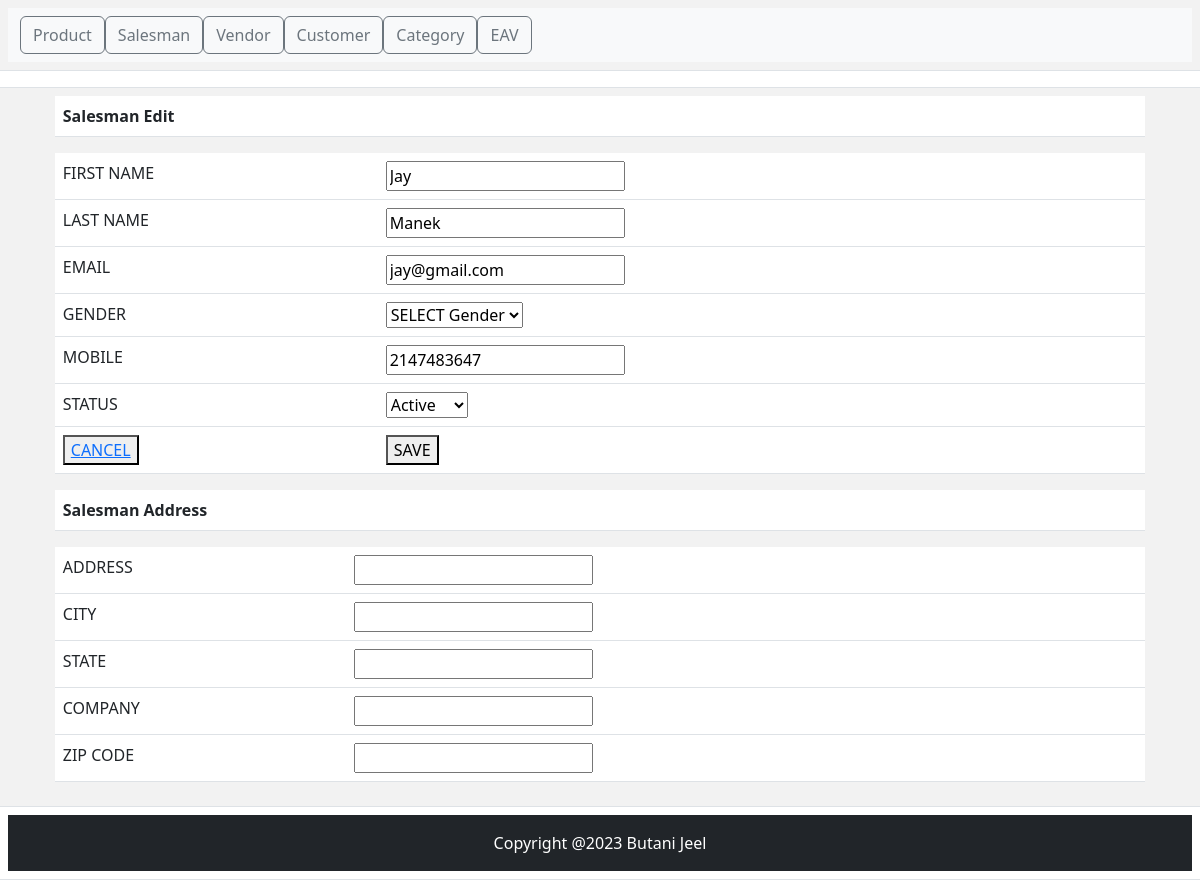
The app's page /index.php?c=salesman&a=edit&id=14 with its own data.
### tables this page shows
CREATE TABLE `salesman` (
  `salesman_id` int(11) NOT NULL,
  `first_name` varchar(255) NOT NULL,
  `last_name` varchar(255) NOT NULL,
  `email` varchar(50) NOT NULL,
  `gender` enum('male','female') NOT NULL DEFAULT 'male',
  `mobile` int(11) NOT NULL,
  `status` enum('active','inactive') NOT NULL DEFAULT 'active',
  `company` varchar(255) NOT NULL,
  `created_at` datetime NOT NULL,
  `updated_at` datetime DEFAULT NULL
);

### Block/Core/Template.php (called while the page is built, shortened)
<?php
class Block_Core_Template extends Model_Core_View
{
	protected $children = [];
	public function getChildren()
	{
		return $this->children;
	}
	public function addChild($key,$value)
	{
		$this->children[$key] = $value;
		return $this;
	}
}
?>

### Model/Core/View.php (called while the page is built, shortened)
<?php
class Model_Core_View
{
	protected $template = null;
	protected $data = null;
	public function __get($key)
	{
		return $this->data[$key];
	}
	public function setData($data)
	{
		$this->data = $data;
		return $this;
	}
	public function setTemplate($template)
	{
		$this->template = $template;
		return $this;
	}
	public function getTemplate()
	{
		return $this->template;
	}
	public function render()
	{
		require "View".DS.$this->getTemplate();
	}
}

### Controller/Salesman.php (called while the page is built, shortened)
<?php
class Controller_Salesman extends Controller_Core_Action
{
	public function editAction()
	{
		try {
			$id = $this->getRequest()->getParams('id');
			$salesman = Ccc::getModel('Salesman')->load($id);
			$salesmanAddress = Ccc::getModel('Salesman_Address')->load($id);
			$layout = $this->getLayout();
			$edit = $layout->createBlock('Salesman_Edit')->setData(['salesman'=>$salesman,'salesmanAddress' => $salesmanAddress]);
			$layout->getChild('content')->addChild('edit',$edit);
			$layout->render();
		} catch (Exception $e) {
			$this->getMessage()->addMessage('Salesman not edited.',Model_Core_Message::FAILURE);
		}
	}
}

### index.php (called while the page is built, shortened)
<?php
class Ccc
{
	public static function init()
	{
		$front = new Controller_Core_Front();
		$front->init();
	}
}
Ccc::init();

### Model/Core/Table.php (called while the page is built, shortened)
<?php
class Model_Core_Table
{
	protected $data = [];
	protected $resource = null;
	public function getResourceName()
	{
		return $this->getResource()->getResourceName();
	}
	public function getPrimaryKey()
	{
		return $this->getResource()->getPrimaryKey();
	}
	public function setResource($resource)
	{
		$this->resource = $resource;
		return $this;
	}
	public function getResource()
	{
		if ($this->resource) {
			return $this->resource;
		}
		$resource = new ($this->resourceClass)();
		return $resource;
	}
	public function __get($key)
	{
		if (array_key_exists($key, $this->data)) {
			return $this->data[$key];
		}
		return null;
	}
	public function load($id,$column = null)
	{
		if (!$column) {
			$column = $this->getPrimaryKey();
		}
		$query = "SELECT * FROM `{$this->getResourceName()}` WHERE `{$column}` = {$id}";
		$result = $this->getResource()->fetchRow($query);
		if ($result) {
			$this->data = $result;
		}
		return $this;
	}
}

### Model/Core/Adapter.php (called while the page is built, shortened)
<?php
class Model_Core_Adapter
{
	public $config = [
		'host' => 'localhost',
		'username' => 'root',
		'password' => '',
		 'dbname' => 'newmvc-jeel-butani',
	];
	protected $connect = null;
	public function connect()
	{
		if ($this->connect != null) {
			return $this->connect;
		}
		else{
			$connect = mysqli_connect(
				$this->config['host'],
				$this->config['username'],
				$this->config['password'],
				$this->config['dbname']
			);
			$this->connect = $connect;
			return $connect;
		}
	}
	public function fetchRow($query)
	{
		$connect = $this->connect();
		$result = mysqli_query($connect,$query);
		if (!$result->num_rows == 0) {
			return $result->fetch_assoc();
		}
		return null;
	}
}
?>

### Model/Core/Table/Resource.php (called while the page is built, shortened)
<?php
class Model_Core_Table_Resource{
	public function getAdapter()
	{
		$adapter = new Model_Core_Adapter();
		return $adapter;
	}
	public function fetchRow($query){
		if ($query) {
		return $this->getAdapter()->fetchRow($query);
		}
		throw new Exception("Error Processing Request", 1);
	}
}
?>

### Model/Salesman/Resource.php (called while the page is built, shortened)
<?php
class Model_Salesman_Resource extends Model_Core_Table_Resource
{
	   public function getStatusOptions()
	   {
	      return [self::STATUS_ACTIVE => self::STATUS_ACTIVE_LBL,
	              self::STATUS_INACTIVE => self::STATUS_INACTIVE_LBL
	      ];
	   }
}
?>

### Model/Salesman.php (called while the page is built, shortened)
<?php
class Model_Salesman extends Model_Core_Table
{
   public function getStatus()
   {
      if ($this->status) {
         return $this->status;
      }
      return Model_Salesman_Resource::STATUS_DEFAULT;
   }
}

### view/salesman/edit.phtml (the view, shortened to what this page needs)
<?php
$salesman = $this->salesman;
$salesmanAddress = $this->salesmanAddress;
?>
<!DOCTYPE html>
<html>
<head>
</head>
<body>
	<table class="table">
		<tr>
			<th>Salesman Edit</th>
		</tr>
	</table>
	<form action="index.php?c=salesman&a=save&id=<?php echo $salesman->salesman_id ?>" method="POST">
		<table class="table">
			<tr>
				<td>FIRST NAME</td>
				<td> <input type="text" name="salesman[first_name]" value="<?php echo $salesman->first_name ?>">  </td>
			</tr>
			<tr>
				<td>LAST NAME</td>
				<td> <input type="text" name="salesman[last_name]" value="<?php echo $salesman->last_name ?>">  </td>
			</tr>
			<tr>
				<td>EMAIL</td>
				<td> <input type="text" name="salesman[email]" value="<?php echo $salesman->email ?>">  </td>
			</tr>
			<tr>
				<td>GENDER</td>
				<td>
					<select name="salesman[gender]" value="<?php echo $salesman->gender ?>">
						<option>SELECT Gender</option>
					</select>
				</td>
			</tr>
			<tr>
				<td>MOBILE</td>
				<td> <input type="text" name="salesman[mobile]" value="<?php echo $salesman->mobile ?>">  </td>
			</tr>
			<tr>
				<td>STATUS</td>
				<td>
					<select name="salesman[status]">
						<?php foreach ($salesman->getResource()->getStatusOptions() as $key => $value):?>
						<?php $selected = ($key == $salesman->getstatus()) ? 'selected' : '';?>
						<option value="<?php echo $key ?>"<?php echo $selected; ?>><?php echo $value;?></option>
						<?php endforeach;?>
					</select>
				</td>
			</tr>
			<tr>
				<th> <button> <a href="index.php?c=salesman&a=grid">CANCEL</a> </button></th>
				<th> <button type="submit"> SAVE </button></th>
			</tr>
		</table>
		<table class="table">
		<tr>
			<th>Salesman Address</th>
		</tr>
	</table>
		<table class="table">
			<tr>
				<td>ADDRESS</td>
				<td> <input type="text" name="address[address]" value="<?php echo $salesmanAddress->address ?>">  </td>
			</tr>
			<tr>
				<td>CITY</td>
				<td> <input type="text" name="address[city]" value="<?php echo $salesmanAddress->city ?>">  </td>
			</tr>
			<tr>
				<td>STATE</td>
				<td> <input type="text" name="address[state]" value="<?php echo $salesmanAddress->state ?>">  </td>
			</tr>
			<tr>
				<td>COMPANY</td>
				<td> <input type="text" name="address[country]" value="<?php echo $salesmanAddress->country ?>">  </td>
			</tr>
			<tr>
				<td>ZIP CODE</td>
				<td> <input type="text" name="address[zip_code]" value="<?php echo $salesmanAddress->zip_code ?>">  </td>
			</tr>
		</table>
	</form>
</body>
</html>

### view/html/content.phtml
<?php
$children = $this->getChildren();
foreach ($children as $key => $child) {
	$child->render();
}
?>

### records on screen
salesman: first_name "Jay", last_name "Manek", email "jay@gmail.com", gender "SELECT Gender", mobile "2147483647"

### other values on screen
form field value "Active"
